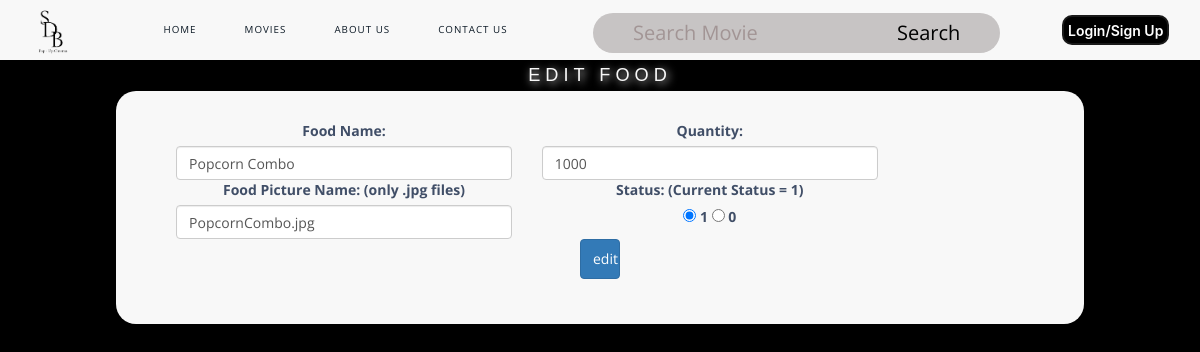
/EditFood.php?action=edit&foodName=Popcorn Combo, run on the app's committed database.
### tables this page shows
CREATE TABLE `fooddb` (
  `foodName` varchar(14) DEFAULT NULL,
  `quantity` int(4) DEFAULT NULL,
  `foodPicName` varchar(17) DEFAULT NULL,
  `status` int(1) DEFAULT NULL,
  `username` varchar(13) DEFAULT NULL,
  `dateLastModified` date DEFAULT NULL
);

### entityClass.php (called while the page is built, shortened)
<?php
class testDB{
    private $conn;
    function __construct($servername = "localhost", $dbusername = "root", $password = "", $dbname = "testdb") {
        $this->conn = new mysqli($servername, $dbusername, $password, $dbname);
    }
    function getFoodFromName($foodName){
        $result = $this->conn->query("SELECT * FROM `fooddb` WHERE `foodName` = '$foodName'");
        $row = $result -> fetch_all(MYSQLI_BOTH);
        return $row;
    }
}
?>

### dbFunctions.php (called while the page is built, shortened)
<?php
include ("entityClass.php");
class controller{
    private $testDB;
    function __construct(){
        $this->testDB = new testDB();
    }
    function run($method,$var1=0,$var2=0,$var3=0,$var4=0,$var5=0,$var6=0,$var7=0,$var8=0,$var9=0,$var10=0,$var11=0,$var12=0,$var13=0,$var14=0,$var15=0,$var16=0){
        if($method == "validateUserLogin"){
            $result = $this->testDB -> validateUserLogin($var1,$var2,$var3);
        }
        else if($method == "validateRegistration"){
            $result = $this->testDB->validateRegistration($var1);
        }
        else if($method == "processRegistration"){
            $result = $this->testDB->processRegistration($var1,$var2,$var3,$var4,$var5,$var6,$var7,$var8,$var9);
        }
        else if($method == "getMovie1"){
            $result = $this->testDB->getMovie1();
        }
        else if($method == "getMovie0"){
            $result = $this->testDB->getMovie0();
        }
        else if($method == "fetchUserDetails"){
            $result = $this->testDB->fetchUserDetails($var1,$var2);
        }
        else if($method == "searchMovies"){
            $result = $this->testDB->searchMovies($var1);
        }
        else if($method == "searchMovies10"){
            $result = $this->testDB->searchMovies10($var1,$var2);
        }
        else if($method == "searchMovies10Num"){
            $result = $this->testDB->searchMovies10Num($var1,$var2);
        }
        else if($method == "updatePassword"){
            $result = $this->testDB->updatePassword($var1, $var2, $var3);
        }
        else if($method == "validatePasswordChange"){
            $result = $this->testDB->validatePasswordChange($var1);
        }
        else if($method == "getBookings"){
            $result = $this->testDB->getBookings();
        }
        else if($method == "getBookingFromID"){
            $result = $this->testDB->getBookingFromID($var1);
        }
        else if($method == "updateBookings"){
            $result = $this->testDB->updateBookings($var1,$var2,$var3,$var4,$var5,$var6,$var7,$var8,$var9,$var10,$var11,$var12,$var13,$var14);
        }
        else if($method == "deleteBooking"){
            $result = $this->testDB->deleteBooking($var1);
        }
        else if($method == "confirmDeletion"){
            $result = $this->testDB->confirmDeletion($var1);
        }
        else if($method == "claimBooking"){
            $result = $this->testDB->claimBooking($var1);
        }
        else if($method == "getAllMovies"){
            $result = $this->testDB->getAllMovies();
        }
        else if($method == "updateMovie"){
            $result = $this->testDB->updateMovie($var1,$var2,$var3,$var4,$var5,$var6,$var7,$var8,$var9,$var10,$var11,$var12,$var13,$var14,$var15,$var16);
        }
        else if($method == "deleteMovie"){
            $result = $this->testDB->deleteMovie($var1);
        }
        else if($method == "confirmMovieDeletion"){
            $result = $this->testDB->confirmMovieDeletion($var1);
        }
        else if($method == "escapeString"){
            $result = $this->testDB->escapeString($var1);
        }
        else if($method == "addMovie"){
            $result = $this->testDB->addMovie($var1,$var2,$var3,$var4,$var5,$var6,$var7,$var8,$var9,$var10,$var11,$var12,$var13,$var14,$var15,$var16);
        }
        else if($method == "getRoomPlandb"){
            $result = $this->testDB->getRoomPlandb();
        }
        else if($method == "getRoomPlanFromID"){
            $result = $this->testDB->getRoomPlanFromID($var1);
        }
        else if($method == "updateRoomPlan"){
            $result = $this->testDB->updateRoomPlan($var1,$var2,$var3,$var4,$var5);
        }
        else if($method == "resetRoomPlan"){
            $result = $this->testDB->resetRoomPlan($var1);
        }
        else if($method == "getMovieTitleFromID"){
            $result = $this->testDB->getMovieTitleFromID($var1);
        }
        else if($method == "getBookingFromUsername"){
            $result = $this->testDB->getBookingFromUsername($var1);
        }
        else if($method == "updatePref"){
            $result = $this->testDB->updatePref($var1,$var2,$var3);
        }
        else if($method == "getPref"){
            $result = $this->testDB->getPref($var1);
        }
        else if($method == "getCustomerList"){
            $result = $this->testDB->getCustomerList();
        }
        else if($method == "getAllFood"){
            $result = $this->testDB->getAllFood();
        }
        else if($method == "getFoodFromName"){
            $result = $this->testDB->getFoodFromName($var1);
        }
        return $result;
   }
}
?>

### EditFood.php (the view, shortened to what this page needs)
<?php
class EditFood{
  function display(){
    include ("navbar.php");
    include ("dbFunctions.php");
    $message = '';
    $controller = new controller();
    if($_SERVER['REQUEST_METHOD'] === 'GET'){
      $foodName = $_GET['foodName'];
      $row = $controller->run("getFoodFromName",$foodName);
      if($_GET['action'] == "edit"){
        $message = ' <div class="form">
            <div class="row">
                <div class="col"><form action="?" method="POST" class="contact-form">
        <div class="col-sm-5">
           <div class="input-block">
             <label for="">Food Name: </label>
             <input type="text" name="foodName" value="'.$row[0]['foodName'].'" class="form-control">
           </div>
         </div>
       <div class="col-sm-5">
           <div class="input-block">
             <label for="">Quantity: </label>
             <input type="text" name="quantity" value="'.$row[0]['quantity'].'" class="form-control">
           </div>
         </div>
        <div class="col-sm-5">
         <div class="input-block">
             <label for="">Food Picture Name: (only .jpg files)</label>
             <input type="text" name="foodPicName" value="'.$row[0]['foodPicName'].'" class="form-control"/>
           </div>
         </div>
     <div class="col-sm-5">
       <div class="input-block">
         <label for="">Status: (Current Status = '.$row[0]['status'].')</label>
         <div>';
        if($row[0]['status'] == 1){
          $message .= '<label>
          <input type="radio" name="status" value="1" checked> 1
        </label>
        <label>
          <input type="radio" name="status" value="0"> 0
        </label>';
        }
           $message .='
         </div>
       </div>
     </div>
         <div class="col-md-12">
         <div class="form-group">
         <input type="submit" name="submit" value="edit" class="btn btn-primary">
         <div class="submitting"></div>
         </div>
         </div>
       </div>
     </form>   ';
      }
    }
    echo '
<!DOCTYPE html>
<html lang="en">
<head>
<meta charset="utf-8">
<meta http-equiv="X-UA-Compatible" content="IE=edge">
<meta name="viewport" content="width=device-width, initial-scale=1">
<title>Manager Edit Food</title>
<link rel="stylesheet" href="https://fonts.googleapis.com/css?family=Roboto|Varela+Round|Open+Sans">
<link rel="stylesheet" href="https://fonts.googleapis.com/icon?family=Material+Icons">
<link rel="stylesheet" href="https://maxcdn.bootstrapcdn.com/font-awesome/4.7.0/css/font-awesome.min.css">
<link rel="stylesheet" href="https://maxcdn.bootstrapcdn.com/bootstrap/3.3.7/css/bootstrap.min.css">
<link rel="stylesheet" href="https://cdnjs.cloudflare.com/ajax/libs/font-awesome/4.7.0/css/font-awesome.min.css">
<script src="https://ajax.googleapis.com/ajax/libs/jquery/1.12.4/jquery.min.js"></script>
<script src="https://maxcdn.bootstrapcdn.com/bootstrap/3.3.7/js/bootstrap.min.js"></script>
<style type="text/css">
@import url("CSS/AllUsersCSS.css");
</style>
</head>
<body>
		<center>
        <div id="content">
		<h2>Edit Food</h2>
		</div><div class="row">
    <div class="col">';
   echo $message;
   echo'
   </div>
   </div>
</body>
</html>
    ';
  }
}
$display = new EditFood();
$display -> display();
?>

### CSS/coba.css (style rules this page uses)
* { -webkit-box-sizing: border-box; box-sizing: border-box; }
body { font-family: Consolas, "Andale Mono", "Lucida Console", "Lucida Sans Typewriter", Monaco, "Courier New", "monospace"; }
* { border: 0; box-sizing: border-box; margin: 0; padding: 0; }
body { background: #000000; font-family: Consolas, "Andale Mono", "Lucida Console", "Lucida Sans Typewriter", Monaco, "Courier New", "monospace"; }
::placeholder { color: #A29595; }
* { box-sizing: border-box; padding: 0; margin: 0 auto; }
h2 { font: mono Baskerville, "Palatino Linotype", Palatino, "Century Schoolbook L", "Times New Roman", "serif"; text-align: center; color: aliceblue; text-shadow: 2px 2px 8px white; font-size: 40px; padding-top: 10px; padding-bottom: 20px; }
* { box-sizing: border-box; }
.row { display: flex; }
.btn { width: 40px; height: 40px; border-radius: 50%; background-color: #d9d9d9; display: flex; justify-content: center; align-items: center; font-size: 20px; font-family: 'Open Sans'; font-weight: 900; color: #202020; cursor: pointer; }

### CSS/AllUsersCSS.css (style rules this page uses)
body { color: #404E67; background: #000000; font-family: 'Open Sans', sans-serif; }
#content h2 { margin: 0 0 0 0; font: 130% verdana, "Trebuchet MS", arial, tahoma, sans-serif; padding: 5px; text-transform: uppercase; letter-spacing: 5px; color: #F8F8F8; background: inherit; }
.form { background-color: #F8F8F8; margin: 0 5%; padding: 30px 60px; border-radius: 20px; }

### data on the page
fooddb: foodName "Popcorn Combo", quantity "1000", foodPicName "PopcornCombo.jpg", status "1"
